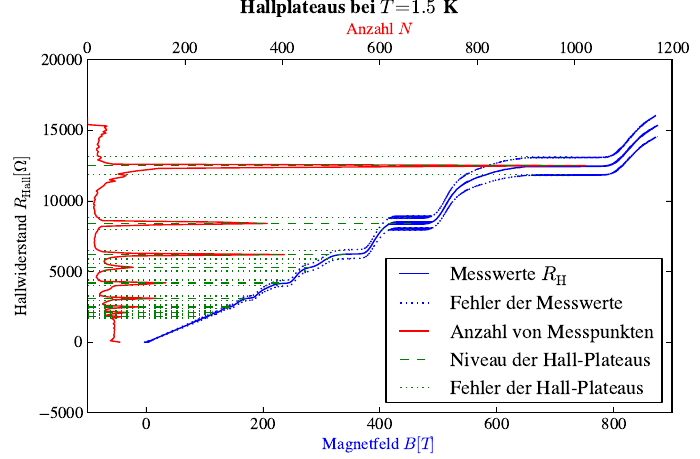

Source code (Python):
# -*- coding: utf-8 -*-

from pylab import *
from scipy import *
from scipy.optimize import *
import matplotlib.pyplot as plt
from matplotlib import rc
from numpy import *

rc('font', family = 'serif', serif = 'STIXGeneral')
fig = plt.figure(num=None, figsize=(7, 5), dpi=150, facecolor='w', edgecolor='k')
fig.suptitle(r"Hallplateaus bei $T=1.5\,$K", fontsize=14, fontweight='bold', y=1)

#def f(U):
#   return 297.0 -25.87*U + 1.908*U**2 - 0.4020*U**3;

data = genfromtxt("1,5-Hallwiderstand-Magnetfeld_bereinigt.dat")

#print data[100:,1]

B = data[:8500,0]
#U_H = data[:,2]/10 * 1e-3
#I_H = (data[:,3]/10 * 2e-3)/4981

R_H = data[:8500,1]
fehlerR=0.05
delta = 50
step = 100

Mittelwertkandidaten=range(0,16000,step)
counts = zeros(len(Mittelwertkandidaten))

print "Laenge Mittelwertkandidaten:", len(Mittelwertkandidaten)

for i in range(len(Mittelwertkandidaten)):
	print i
	for j in R_H:
		if abs(Mittelwertkandidaten[i]-j) < delta:
			counts[i]+=1


maximum1=max(counts[11000/step:16000/step])
maximum2=max(counts[8000/step:10000/step])
maximum3=max(counts[5000/step:8000/step])
maximum4=max(counts[5000/step:5600/step])
maximum5=max(counts[3800/step:4400/step])
maximum6=max(counts[2900/step:3300/step])
maximum7=max(counts[2300/step:2600/step])
maximum8=max(counts[1900/step:2200/step])
maximum9=max(counts[1600/step:1900/step])

wertmaximum1=argmax(counts[11000/step:16000/step])+11000/step
wertmaximum2=argmax(counts[8000/step:10000/step])+8000/step
wertmaximum3=argmax(counts[5000/step:8000/step])+5000/step
wertmaximum4=argmax(counts[5000/step:5600/step])+5000/step
wertmaximum5=argmax(counts[3800/step:4400/step])+3800/step
wertmaximum6=argmax(counts[2900/step:3300/step])+2900/step
wertmaximum7=argmax(counts[2300/step:2600/step])+2300/step
wertmaximum8=argmax(counts[1900/step:2200/step])+1900/step
wertmaximum9=argmax(counts[1600/step:1900/step])+1600/step

print "Laenge Mittelwertkandidaten:", len(Mittelwertkandidaten)
print "Maxima:", maximum1, maximum2, maximum3, maximum4, maximum5, maximum6, maximum7, maximum8, maximum8
print "argmax:", wertmaximum1, wertmaximum2, wertmaximum3, wertmaximum4, wertmaximum5, wertmaximum6, wertmaximum7, wertmaximum8, wertmaximum9
print "Mittelwertkandidaten der Maxima:", Mittelwertkandidaten[wertmaximum1], Mittelwertkandidaten[wertmaximum2], Mittelwertkandidaten[wertmaximum3], Mittelwertkandidaten[wertmaximum4], Mittelwertkandidaten[wertmaximum5], Mittelwertkandidaten[wertmaximum6], Mittelwertkandidaten[wertmaximum7], Mittelwertkandidaten[wertmaximum8], Mittelwertkandidaten[wertmaximum9]

#lines = plt.plot(0,12500,2000,12500, "g--")
#plt.setp(lines, color="g", linewidth=2.0)

ax = fig.add_subplot(111)
subplots_adjust(top=0.87, right=0.96)
ax.plot(B*100, R_H, "b", xmin=0, xmax=900, label=u"Messwerte $R_\mathrm{H}$")
ax.plot(B*100, R_H-fehlerR*R_H, "b:", label=u"Fehler der Messwerte")
ax.plot(B*100, R_H+fehlerR*R_H, "b:")
ax.plot([0,0],[0,0], "r", label=u"Anzahl von Messpunkten")
ax.plot([0,0],[0,0], "g--", label=u"Niveau der Hall-Plateaus")
ax.plot([0,0],[0,0], "g:", label=u"Fehler der Hall-Plateaus")

ax.set_xlabel(u"Magnetfeld $B[T]$")
ax.set_ylabel(u"Hallwiderstand $R_{\mathrm{Hall}}[\Omega]$")
ax.xaxis.label.set_color('blue')

ax2 = ax.twiny()
ax2.plot(counts,Mittelwertkandidaten, "r", label=u"liste")
ax2.xaxis.label.set_color('red')
ax2.set_xlabel(r"Anzahl $N$")

ax.legend(loc=4)
#ax2.legend(loc=4)

ax2.plot([0,1003],[Mittelwertkandidaten[wertmaximum1],Mittelwertkandidaten[wertmaximum1]], "g--")
ax2.plot([0,665],[Mittelwertkandidaten[wertmaximum2],Mittelwertkandidaten[wertmaximum2]], "g--")
ax2.plot([0,544],[Mittelwertkandidaten[wertmaximum3],Mittelwertkandidaten[wertmaximum3]], "g--")
ax2.plot([0,456],[Mittelwertkandidaten[wertmaximum4],Mittelwertkandidaten[wertmaximum4]], "g--")
ax2.plot([0,404],[Mittelwertkandidaten[wertmaximum5],Mittelwertkandidaten[wertmaximum5]], "g--")
ax2.plot([0,333],[Mittelwertkandidaten[wertmaximum6],Mittelwertkandidaten[wertmaximum6]], "g--")
ax2.plot([0,290],[Mittelwertkandidaten[wertmaximum7],Mittelwertkandidaten[wertmaximum7]], "g--")
ax2.plot([0,262],[Mittelwertkandidaten[wertmaximum8],Mittelwertkandidaten[wertmaximum8]], "g--")
ax2.plot([0,238],[Mittelwertkandidaten[wertmaximum9],Mittelwertkandidaten[wertmaximum9]], "g--")

ax2.plot([0,1003],[Mittelwertkandidaten[wertmaximum1]+fehlerR*Mittelwertkandidaten[wertmaximum1],Mittelwertkandidaten[wertmaximum1]+fehlerR*Mittelwertkandidaten[wertmaximum1]], "g:")
ax2.plot([0,665],[Mittelwertkandidaten[wertmaximum2]+fehlerR*Mittelwertkandidaten[wertmaximum2],Mittelwertkandidaten[wertmaximum2]+fehlerR*Mittelwertkandidaten[wertmaximum2]], "g:")
ax2.plot([0,544],[Mittelwertkandidaten[wertmaximum3]+fehlerR*Mittelwertkandidaten[wertmaximum3],Mittelwertkandidaten[wertmaximum3]+fehlerR*Mittelwertkandidaten[wertmaximum3]], "g:")
ax2.plot([0,456],[Mittelwertkandidaten[wertmaximum4]+fehlerR*Mittelwertkandidaten[wertmaximum4],Mittelwertkandidaten[wertmaximum4]+fehlerR*Mittelwertkandidaten[wertmaximum4]], "g:")
ax2.plot([0,404],[Mittelwertkandidaten[wertmaximum5]+fehlerR*Mittelwertkandidaten[wertmaximum5],Mittelwertkandidaten[wertmaximum5]+fehlerR*Mittelwertkandidaten[wertmaximum5]], "g:")
ax2.plot([0,333],[Mittelwertkandidaten[wertmaximum6]+fehlerR*Mittelwertkandidaten[wertmaximum6],Mittelwertkandidaten[wertmaximum6]+fehlerR*Mittelwertkandidaten[wertmaximum6]], "g:")
ax2.plot([0,290],[Mittelwertkandidaten[wertmaximum7]+fehlerR*Mittelwertkandidaten[wertmaximum7],Mittelwertkandidaten[wertmaximum7]+fehlerR*Mittelwertkandidaten[wertmaximum7]], "g:")
ax2.plot([0,262],[Mittelwertkandidaten[wertmaximum8]+fehlerR*Mittelwertkandidaten[wertmaximum8],Mittelwertkandidaten[wertmaximum8]+fehlerR*Mittelwertkandidaten[wertmaximum8]], "g:")
ax2.plot([0,238],[Mittelwertkandidaten[wertmaximum9]+fehlerR*Mittelwertkandidaten[wertmaximum9],Mittelwertkandidaten[wertmaximum9]+fehlerR*Mittelwertkandidaten[wertmaximum9]], "g:")

ax2.plot([0,1003],[Mittelwertkandidaten[wertmaximum1]-fehlerR*Mittelwertkandidaten[wertmaximum1],Mittelwertkandidaten[wertmaximum1]-fehlerR*Mittelwertkandidaten[wertmaximum1]], "g:")
ax2.plot([0,665],[Mittelwertkandidaten[wertmaximum2]-fehlerR*Mittelwertkandidaten[wertmaximum2],Mittelwertkandidaten[wertmaximum2]-fehlerR*Mittelwertkandidaten[wertmaximum2]], "g:")
ax2.plot([0,544],[Mittelwertkandidaten[wertmaximum3]-fehlerR*Mittelwertkandidaten[wertmaximum3],Mittelwertkandidaten[wertmaximum3]-fehlerR*Mittelwertkandidaten[wertmaximum3]], "g:")
ax2.plot([0,456],[Mittelwertkandidaten[wertmaximum4]-fehlerR*Mittelwertkandidaten[wertmaximum4],Mittelwertkandidaten[wertmaximum4]-fehlerR*Mittelwertkandidaten[wertmaximum4]], "g:")
ax2.plot([0,404],[Mittelwertkandidaten[wertmaximum5]-fehlerR*Mittelwertkandidaten[wertmaximum5],Mittelwertkandidaten[wertmaximum5]-fehlerR*Mittelwertkandidaten[wertmaximum5]], "g:")
ax2.plot([0,333],[Mittelwertkandidaten[wertmaximum6]-fehlerR*Mittelwertkandidaten[wertmaximum6],Mittelwertkandidaten[wertmaximum6]-fehlerR*Mittelwertkandidaten[wertmaximum6]], "g:")
ax2.plot([0,290],[Mittelwertkandidaten[wertmaximum7]-fehlerR*Mittelwertkandidaten[wertmaximum7],Mittelwertkandidaten[wertmaximum7]-fehlerR*Mittelwertkandidaten[wertmaximum7]], "g:")
ax2.plot([0,262],[Mittelwertkandidaten[wertmaximum8]-fehlerR*Mittelwertkandidaten[wertmaximum8],Mittelwertkandidaten[wertmaximum8]-fehlerR*Mittelwertkandidaten[wertmaximum8]], "g:")
ax2.plot([0,238],[Mittelwertkandidaten[wertmaximum9]-fehlerR*Mittelwertkandidaten[wertmaximum9],Mittelwertkandidaten[wertmaximum9]-fehlerR*Mittelwertkandidaten[wertmaximum9]], "g:")

#text(750, Mittelwertkandidaten[wertmaximum1]+500, r"$\nu = 2$", va='center', ha='center')
#text(300, Mittelwertkandidaten[wertmaximum2]+500, r"$\nu = 3$", va='center', ha='center')
#text(210, Mittelwertkandidaten[wertmaximum3]+500, r"$\nu = 4$", va='center', ha='center')
#text(210, Mittelwertkandidaten[wertmaximum4]+500, r"$\nu = 5$", va='center', ha='center')
#text(200, Mittelwertkandidaten[wertmaximum5]+500, r"$\nu = 6$", va='center', ha='center')
#text(190, Mittelwertkandidaten[wertmaximum6]+500, r"$\nu = 8$", va='center', ha='center')
#text(180, Mittelwertkandidaten[wertmaximum7]+500, r"$\nu = 10$", va='center', ha='center')
#text(170, Mittelwertkandidaten[wertmaximum8]+500, r"$\nu = 12$", va='center', ha='center')
#text(160, Mittelwertkandidaten[wertmaximum9]+500, r"$\nu = 14$", va='center', ha='center')

#text(700,8000, u"$R_\mathrm{H2}$ bei ", va='center', ha='center')
#text(780,8000, Mittelwertkandidaten[wertmaximum1], va='center', ha='center')
#text(700,7200, u"$R_\mathrm{H3}$ bei ", va='center', ha='center')
#text(780,7200, Mittelwertkandidaten[wertmaximum2], va='center', ha='center')
#text(700,6600, u"$R_\mathrm{H4}$ bei ", va='center', ha='center')
#text(780,6600, Mittelwertkandidaten[wertmaximum3], va='center', ha='center')
#text(700,5800, u"$R_\mathrm{H5}$ bei ", va='center', ha='center')
#text(780,5800, Mittelwertkandidaten[wertmaximum4], va='center', ha='center')
#text(700,5000, u"$R_\mathrm{H6}$ bei ", va='center', ha='center')
#text(780,5000, Mittelwertkandidaten[wertmaximum5], va='center', ha='center')
#text(700,4200, u"$R_\mathrm{H8}$ bei ", va='center', ha='center')
#text(780,4200, Mittelwertkandidaten[wertmaximum6], va='center', ha='center')
#text(700,3600, u"$R_\mathrm{H10}$ bei ", va='center', ha='center')
#text(780,3600, Mittelwertkandidaten[wertmaximum7], va='center', ha='center')
#text(700,2800, u"$R_\mathrm{H12}$ bei ", va='center', ha='center')
#text(780,2800, Mittelwertkandidaten[wertmaximum8], va='center', ha='center')
#text(700,2000, u"$R_\mathrm{H14}$ bei ", va='center', ha='center')
#text(780,2000, Mittelwertkandidaten[wertmaximum9], va='center', ha='center')

# y = log(data[:,1]/(8e-3*1.63e-3*2.74e-3))
# y = log(data[:,1]*(1.63e-3*2.74e-3)/(8e-3*4.2e-3))

#X = x[0:14]
#Y = y[0:14]

#fitfunc = lambda p, x: p[0]*x + p[1]
#errfunc = lambda p, x, y: fitfunc(p, x) - y
#P, success = leastsq(errfunc, [1, 1], args=(X, Y))




#plot(x, fitfunc(P, x), "r", label="Ausgleichsgerade")
#plot(x, -0.0105*x + 0.9, "r--", label="Fehlergerade")
#plot(x, -0.0077*x + 0.65, "r--")

#plot([207, 207], [0.0, -4.5], "k", label="Inversionstemperatur")

#fitfunc = lambda p, x: p[0] + p[1]*x + p[2]*x**2+ p[3]*x**3 + p[4]*x**4 + p[5]*x**5
#errfunc = lambda p, x, y: fitfunc(p, x) - y
#p, success = leastsq(errfunc, [1, 1, 1, 0, 1, 1, 1, 1, 1], args=(x, y))
#R = linspace(min(x), max(x), 1000)
#plot(R, fitfunc(p, R), label="Ausgleichende Kurve")

#errorbar(x, y, yerr=len(x)*[0.04], xerr=len(x)*[1], fmt="g.", label="Messpunkte mit Fehlerbalken")

fig.savefig("05-1,5-Hallplateaus-fehler.pdf")

show()
